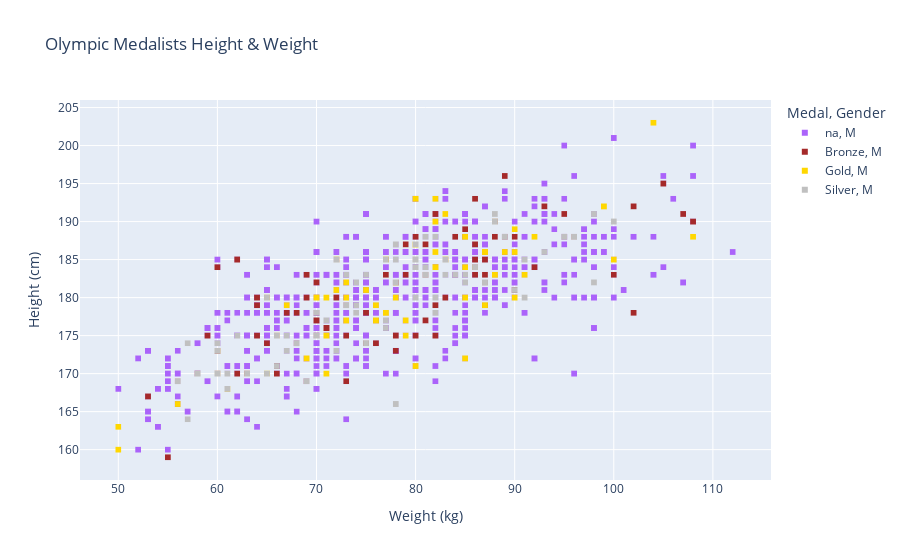

Notebook cell for this chart:
### Code cell
# Create the initial scatter plot
update_scatter_plot(gender_dropdown.value, year_dropdown.value)

### Figure 1 — Plotly figure (JSON) as saved in the notebook; plotly's stock layout.template omitted (floating-point values rounded to 4 significant figures; data arrays with more than 128 entries replaced by an {"elided": "..."} marker saying what was removed)
{"data": [{"hovertemplate": "Medal=na<br>Gender=M<br>Weight(kg)=%{x}<br>Height(cm)=%{y}<extra></extra>", "legendgroup": "na, M", "marker": {"color": "#ab63fa", "symbol": "square"}, "mode": "markers", "name": "na, M", "showlegend": true, "type": "scattergl", "x": {"elided": "2565 int values"}, "xaxis": "x", "y": {"elided": "2565 int values"}, "yaxis": "y"}, {"hovertemplate": "Medal=Bronze<br>Gender=M<br>Weight(kg)=%{x}<br>Height(cm)=%{y}<extra></extra>", "legendgroup": "Bronze, M", "marker": {"color": "brown", "symbol": "square"}, "mode": "markers", "name": "Bronze, M", "showlegend": true, "type": "scattergl", "x": {"elided": "129 int values"}, "xaxis": "x", "y": {"elided": "129 int values"}, "yaxis": "y"}, {"hovertemplate": "Medal=Gold<br>Gender=M<br>Weight(kg)=%{x}<br>Height(cm)=%{y}<extra></extra>", "legendgroup": "Gold, M", "marker": {"color": "gold", "symbol": "square"}, "mode": "markers", "name": "Gold, M", "showlegend": true, "type": "scattergl", "x": {"elided": "132 int values"}, "xaxis": "x", "y": {"elided": "132 int values"}, "yaxis": "y"}, {"hovertemplate": "Medal=Silver<br>Gender=M<br>Weight(kg)=%{x}<br>Height(cm)=%{y}<extra></extra>", "legendgroup": "Silver, M", "marker": {"color": "silver", "symbol": "square"}, "mode": "markers", "name": "Silver, M", "showlegend": true, "type": "scattergl", "x": {"elided": "132 int values"}, "xaxis": "x", "y": {"elided": "132 int values"}, "yaxis": "y"}], "layout": {"autosize": true, "legend": {"title": {"text": "Medal, Gender"}, "tracegroupgap": 0}, "title": {"text": "Olympic Medalists Height & Weight"}, "xaxis": {"anchor": "y", "autorange": true, "domain": [0, 1], "range": [46.05, 116.0], "title": {"text": "Weight (kg)"}, "type": "linear"}, "yaxis": {"anchor": "x", "autorange": true, "domain": [0, 1], "range": [155.4, 206.6], "title": {"text": "Height (cm)"}, "type": "linear"}}}
